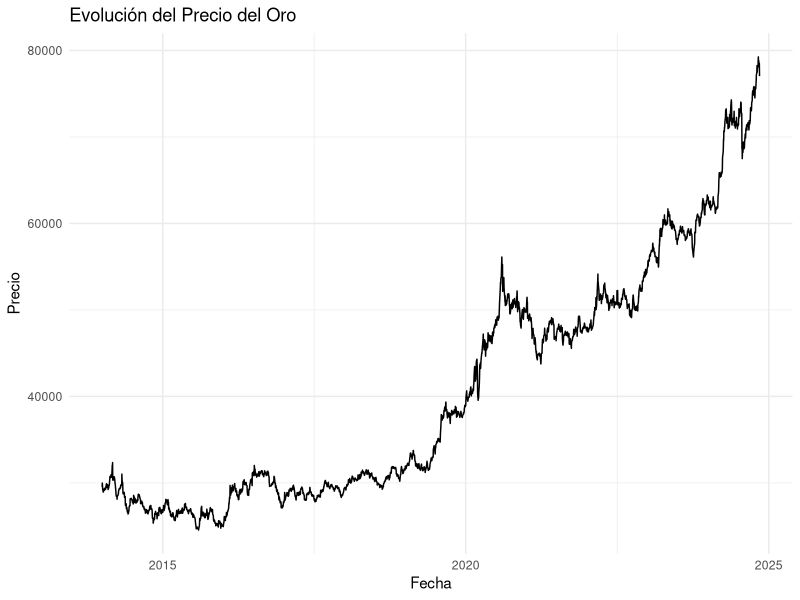
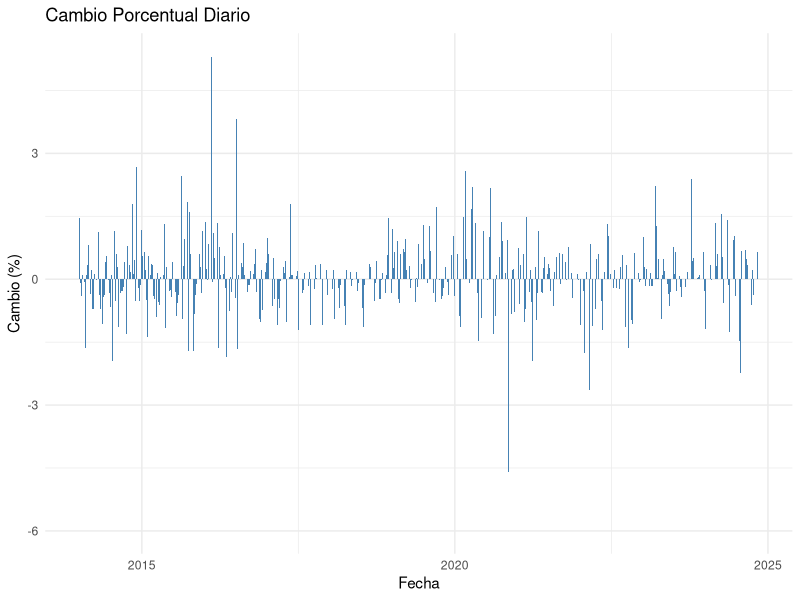
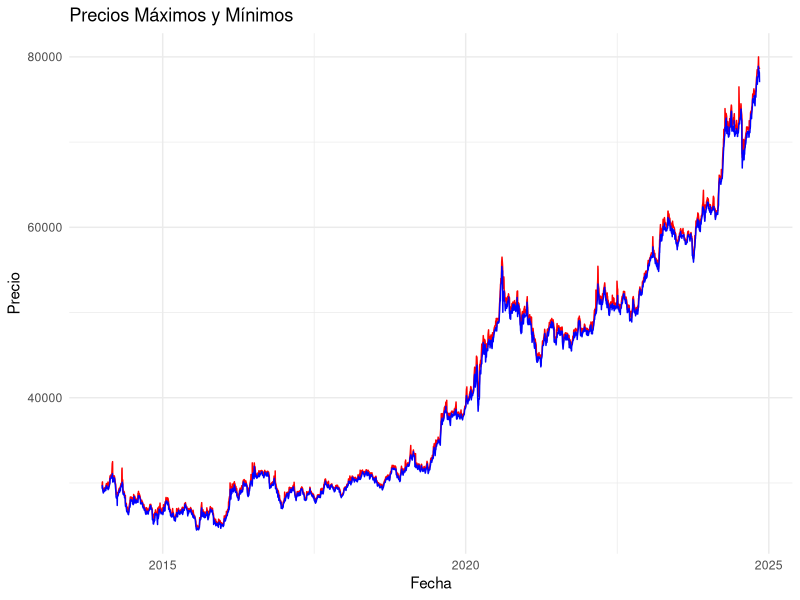
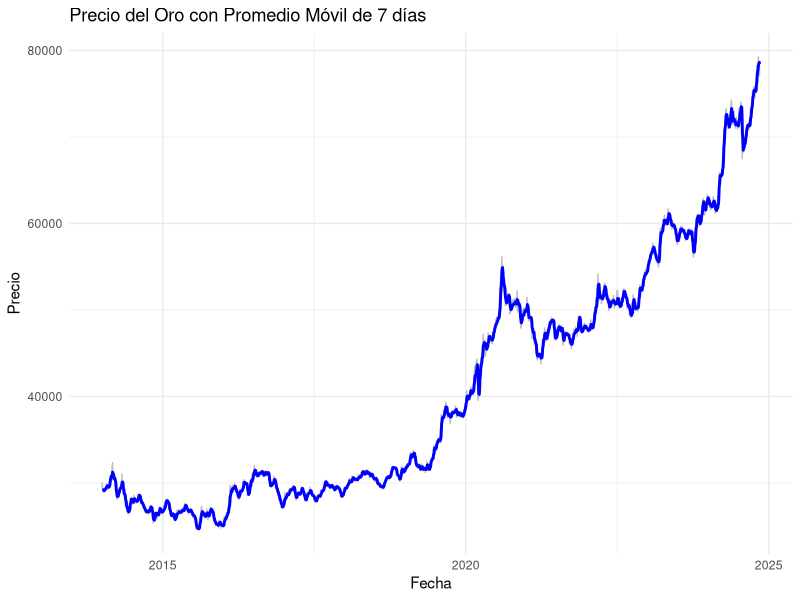
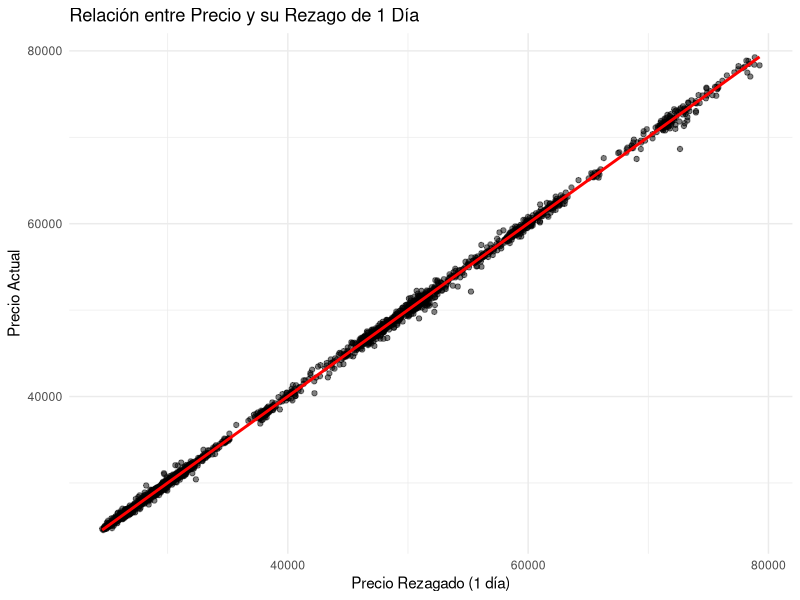
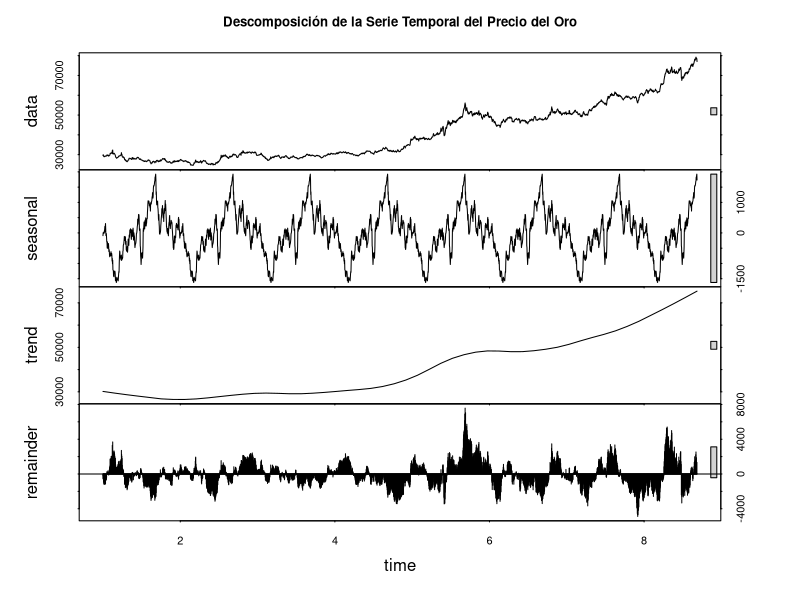
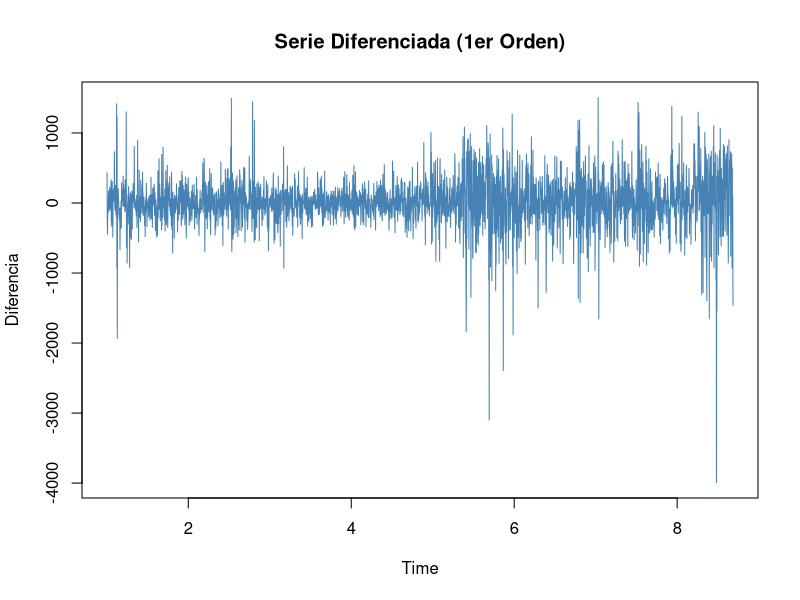
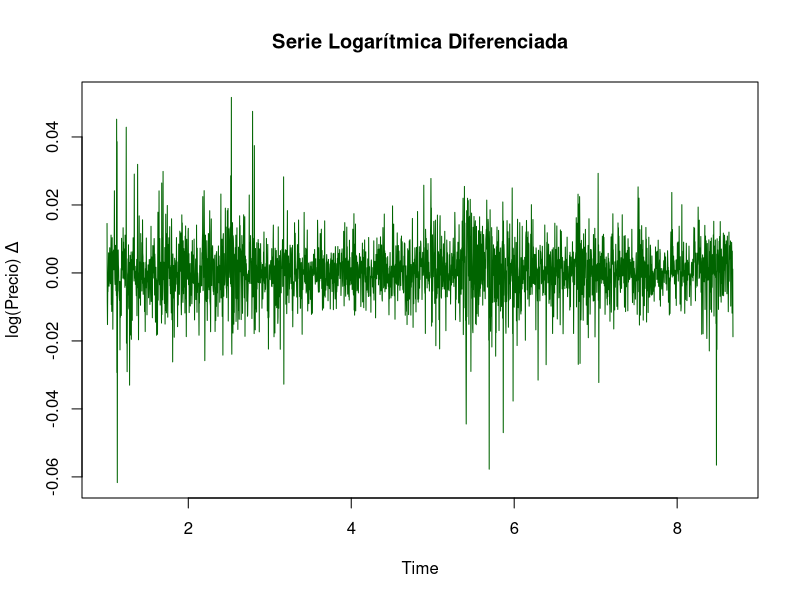

The R source for these figures, in order:
## ---- chunk 1
knitr::opts_chunk$set(
  echo = FALSE,
  message = FALSE,
  warning = NA,
  comment = NA)
## ---- chunk 2
library(tidyverse)
library(lubridate)
library(skimr)
library(ggplot2)
library(forecast)
library(tseries)
library(TTR)
library(zoo)
datos <- read_csv("Gold Price.csv")
head(datos)
## ---- chunk 3
skim(datos)  # Resumen detallado
## ---- chunk 4
# Convertir fecha
datos <- datos %>%
  mutate(Date = as.Date(Date))

# Verificar valores faltantes
colSums(is.na(datos))
## ---- chunk 5
# Precio a lo largo del tiempo
ggplot(datos, aes(x = Date, y = Price)) +
  geom_line() +
  labs(title = "Evolución del Precio del Oro",
       x = "Fecha",
       y = "Precio") +
  theme_minimal()
## ---- chunk 6
# Cambios porcentuales
ggplot(datos, aes(x = Date, y = `Chg%`)) +
  geom_col(fill = "steelblue") +
  labs(title = "Cambio Porcentual Diario",
       x = "Fecha",
       y = "Cambio (%)") +
  theme_minimal()
## ---- chunk 7
# Comparación de High vs Low
ggplot(datos, aes(x = Date)) +
  geom_line(aes(y = High), color = "red") +
  geom_line(aes(y = Low), color = "blue") +
  labs(title = "Precios Máximos y Mínimos",
       x = "Fecha",
       y = "Precio") +
  theme_minimal()
## ---- chunk 8
# Procesamiento inicial
datos <- datos %>%
  mutate(Date = as.Date(Date)) %>%
  arrange(Date)  #Ordenar por fecha
## ---- chunk 9
datos <- datos %>%
  mutate(moving_avg_7 = SMA(Price, n = 7))

# Visualización
ggplot(datos, aes(x = Date)) +
  geom_line(aes(y = Price), color = "gray") +
  geom_line(aes(y = moving_avg_7), color = "blue", size = 1) +
  labs(title = "Precio del Oro con Promedio Móvil de 7 días",
       x = "Fecha",
       y = "Precio") +
  theme_minimal()
## ---- chunk 10
# Creamos una variable de rezago de 1 día
datos <- datos %>%
  mutate(lag_1 = lag(Price, 1))

# Graficamos relación entre Price y su rezago
ggplot(datos, aes(x = lag_1, y = Price)) +
  geom_point(alpha = 0.5) +
  geom_smooth(method = "lm", se = FALSE, color = "red") +
  labs(title = "Relación entre Precio y su Rezago de 1 Día",
       x = "Precio Rezagado (1 día)",
       y = "Precio Actual") +
  theme_minimal()
## ---- chunk 11
# Convertimos a serie de tiempo
serie_ts <- ts(datos$Price, frequency = 365)

# Descomponemos la serie
descomposicion <- stl(na.approx(serie_ts), s.window = "periodic")

# Gráfico de descomposición
plot(descomposicion, main = "Descomposición de la Serie Temporal del Precio del Oro")
## ---- chunk 12
adf_test <- adf.test(serie_ts, alternative = "stationary")
print(adf_test)
## ---- chunk 13
ts_diff1 <- diff(serie_ts)
plot(ts_diff1, main = "Serie Diferenciada (1er Orden)", ylab = "Diferencia", col = "steelblue")
## ---- chunk 14
adf_diff <- adf.test(ts_diff1, alternative = "stationary")
print(adf_diff)
## ---- chunk 15
ts_log <- log(serie_ts) #Convierte la serie en una escala proporcional, útil cuando hay crecimiento exponencial o varianza creciente.
ts_log_diff <- diff(ts_log) #Calcula los retornos logarítmicos diarios, lo cual es común en análisis financiero.
plot(ts_log_diff, main = "Serie Logarítmica Diferenciada", ylab = "log(Precio) Δ", col = "darkgreen")
## ---- chunk 16
adf_logdiff <- adf.test(ts_log_diff, alternative = "stationary")
print(adf_logdiff)
## ---- chunk 17
par(mfrow = c(3, 1))
plot(serie_ts, main = "Precio Original", ylab = "Precio")
plot(ts_diff1, main = "Diferencia de Primer Orden", ylab = "Δ Precio")
plot(ts_log_diff, main = "Log(Diferencia)", ylab = "Δ log(Precio)")
par(mfrow = c(1, 1))
